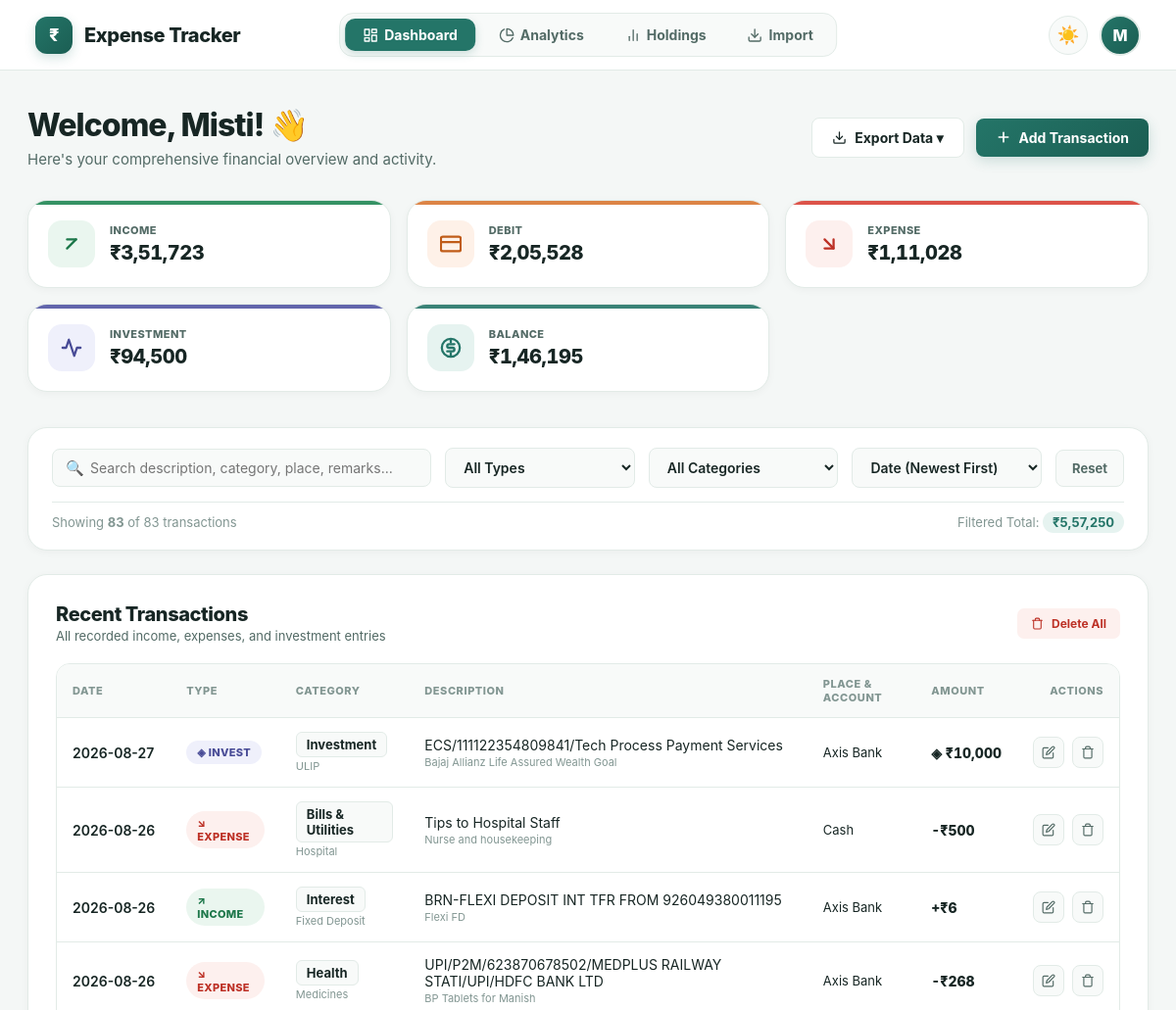
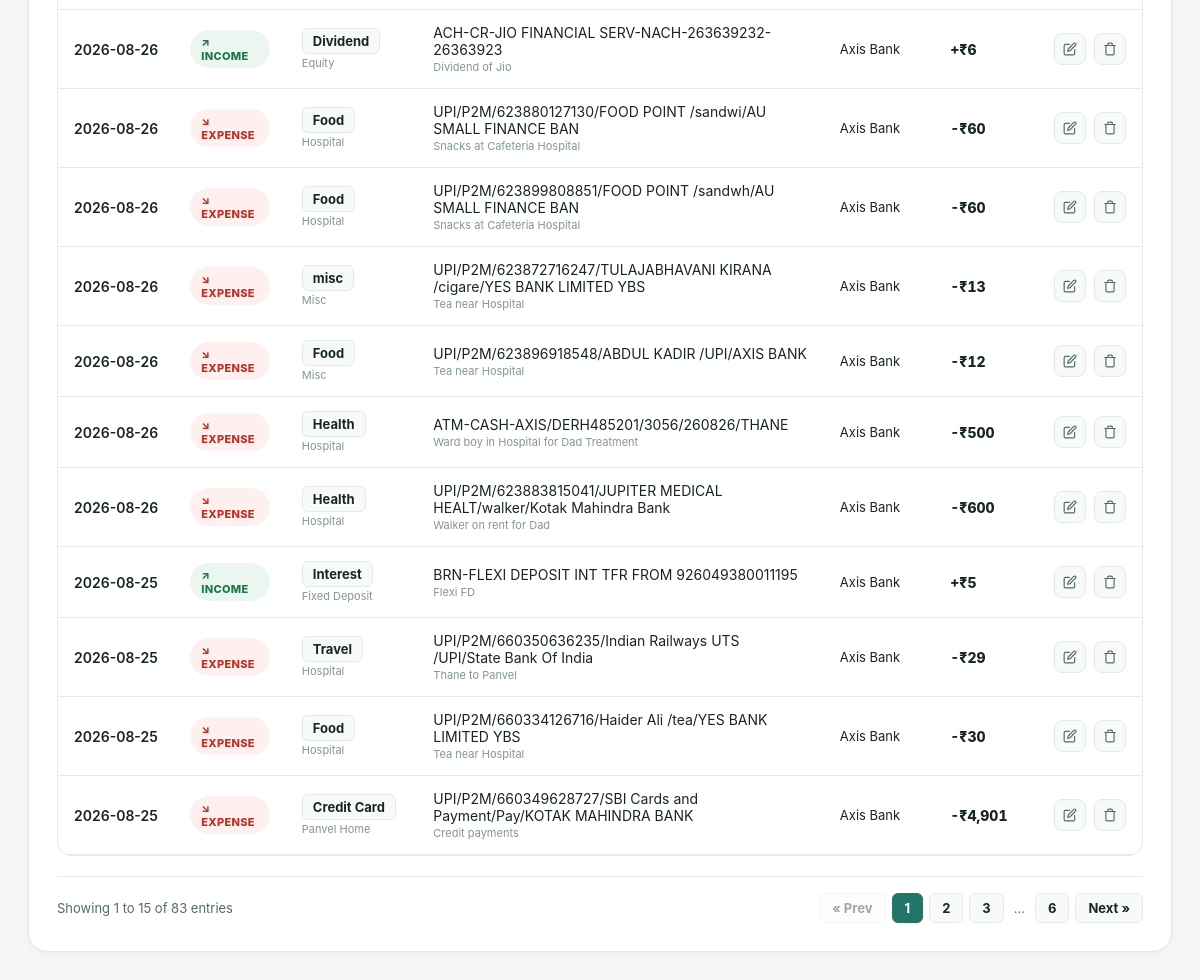
Page / (signed in) on the committed database (2 pictures, top to bottom).
### tables this page shows
CREATE TABLE transactions (
            id INTEGER PRIMARY KEY AUTOINCREMENT,
            date TEXT NOT NULL,
            type TEXT NOT NULL,
            category TEXT NOT NULL,
            subcategory TEXT,
            amount REAL NOT NULL,
            description TEXT
        , user_id INTEGER, account TEXT, remarks TEXT, place TEXT);

### app.py (the view)
@app.route("/")
@login_required
def home():
    conn = get_db()
    user_id = session["user_id"]
    transactions = conn.execute("""
        SELECT *
        FROM transactions
        WHERE user_id = ?
        ORDER BY date DESC, id DESC
    """, (user_id,)).fetchall()
    total_income = conn.execute("""
        SELECT COALESCE(SUM(amount), 0)
        FROM transactions
        WHERE user_id = ?
        AND type = 'Income'
    """, (user_id,)).fetchone()[0]
    total_expenses = conn.execute("""
        SELECT COALESCE(SUM(amount), 0)
        FROM transactions
        WHERE user_id = ?
        AND type = 'Expense'
        AND LOWER(TRIM(category)) NOT IN (
            'investment', 'investments', 'sip', 'mutual fund', 'mutual funds',
            'stocks', 'equity', 'bonds', 'crypto', 'gold', 'insurance',
            'fixed deposit', 'fd', 'ppf', 'nps', 'reit'
        )
    """, (user_id,)).fetchone()[0]
    total_investments = conn.execute("""
        SELECT COALESCE(SUM(amount), 0)
        FROM transactions
        WHERE user_id = ?
        AND (
            type = 'Investment'
            OR (
                type = 'Expense'
                AND LOWER(TRIM(category)) IN (
                    'investment', 'investments', 'sip', 'mutual fund', 'mutual funds',
                    'stocks', 'equity', 'bonds', 'crypto', 'gold', 'insurance',
                    'fixed deposit', 'fd', 'ppf', 'nps', 'reit'
                )
            )
        )
    """, (user_id,)).fetchone()[0]
    total_debit = total_expenses + total_investments
    balance = total_income - total_debit
    categories = [row["category"] for row in conn.execute("""
        SELECT DISTINCT category FROM transactions
        WHERE user_id = ? AND category IS NOT NULL AND TRIM(category) != ''
        ORDER BY category ASC
    """, (user_id,)).fetchall()]
    accounts = [row["account"] for row in conn.execute("""
        SELECT DISTINCT account FROM transactions
        WHERE user_id = ? AND account IS NOT NULL AND TRIM(account) != ''
        ORDER BY account ASC
    """, (user_id,)).fetchall()]
    conn.close()
    today_str = datetime.now().strftime("%Y-%m-%d")
    return render_template(
        "index.html",
        transactions=transactions,
        total_income=float(total_income or 0),
        total_debit=float(total_debit or 0),
        total_expenses=float(total_expenses or 0),
        total_investments=float(total_investments or 0),
        balance=float(balance or 0),
        categories=categories,
        accounts=accounts,
        today=today_str
    )

### app.py (called while the page is built)
def format_indian_currency(value):
    if value is None:
        return "0"
    try:
        num = round(float(value))
    except (ValueError, TypeError):
        return str(value)
    is_negative = num < 0
    num_str = str(abs(num))
    if len(num_str) <= 3:
        res = num_str
    else:
        last_three = num_str[-3:]
        remaining = num_str[:-3]
        groups = []
        while len(remaining) > 2:
            groups.append(remaining[-2:])
            remaining = remaining[:-2]
        if remaining:
            groups.append(remaining)
        groups.reverse()
        res = ",".join(groups) + "," + last_three
    return f"-{res}" if is_negative else res

def get_db():
    conn = sqlite3.connect(DATABASE)
    conn.row_factory = sqlite3.Row
    return conn

def login_required(function):
    @wraps(function)
    def wrapper(*args, **kwargs):
        if "user_id" not in session:
            flash("Please log in to continue.", "info")
            return redirect(url_for("login"))
        return function(*args, **kwargs)
    return wrapper

### templates/index.html (shortened to what this page needs)
<!DOCTYPE html>
<html lang="en">
<head>
    <link rel="stylesheet" href="{{ url_for('static', filename='style.css') }}">
</head>
<body>
    {% include "navbar.html" %}
    <main class="dashboard">
        <div class="dashboard-header">
            <div>
                <h1>Welcome, {{ session.get("name", "there") }}! 👋</h1>
                <p>Here's your comprehensive financial overview and activity.</p>
            </div>
            <div class="header-actions">
                <div class="export-dropdown-wrapper">
                    <button class="btn btn-secondary" type="button">
                        <svg width="15" height="15" viewBox="0 0 24 24" fill="none" stroke="currentColor" stroke-width="2" stroke-linecap="round" stroke-linejoin="round"><path d="M21 15v4a2 2 0 0 1-2 2H5a2 2 0 0 1-2-2v-4"></path><polyline points="7 10 12 15 17 10"></polyline><line x1="12" y1="15" x2="12" y2="3"></line></svg>
                        Export Data ▾
                    </button>
                </div>
                <button class="btn btn-primary" onclick="openAddModal()">
                    <svg width="16" height="16" viewBox="0 0 24 24" fill="none" stroke="currentColor" stroke-width="2.5" stroke-linecap="round" stroke-linejoin="round"><line x1="12" y1="5" x2="12" y2="19"></line><line x1="5" y1="12" x2="19" y2="12"></line></svg>
                    Add Transaction
                </button>
            </div>
        </div>
        <div class="summary-grid">
            <a href="{{ url_for('analytics', type='Income') }}" class="summary-card income-card">
                <div class="summary-icon-box">
                    <svg width="22" height="22" viewBox="0 0 24 24" fill="none" stroke="currentColor" stroke-width="2.5" stroke-linecap="round" stroke-linejoin="round"><line x1="7" y1="17" x2="17" y2="7"></line><polyline points="7 7 17 7 17 7"></polyline></svg>
                </div>
                <div class="summary-info">
                    <span>Income</span>
                    <strong>₹{{ total_income|inr }}</strong>
                </div>
            </a>
            <a href="{{ url_for('analytics', type='Debit') }}" class="summary-card debit-card">
                <div class="summary-icon-box">
                    <svg width="22" height="22" viewBox="0 0 24 24" fill="none" stroke="currentColor" stroke-width="2.5" stroke-linecap="round" stroke-linejoin="round"><rect x="1" y="4" width="22" height="16" rx="2" ry="2"></rect><line x1="1" y1="10" x2="23" y2="10"></line></svg>
                </div>
                <div class="summary-info">
                    <span>Debit</span>
                    <strong>₹{{ total_debit|inr }}</strong>
                </div>
            </a>
            <a href="{{ url_for('analytics', type='Expense') }}" class="summary-card expense-card">
                <div class="summary-icon-box">
                    <svg width="22" height="22" viewBox="0 0 24 24" fill="none" stroke="currentColor" stroke-width="2.5" stroke-linecap="round" stroke-linejoin="round"><line x1="7" y1="7" x2="17" y2="17"></line><polyline points="17 7 17 17 7 17"></polyline></svg>
                </div>
                <div class="summary-info">
                    <span>Expense</span>
                    <strong>₹{{ total_expenses|inr }}</strong>
                </div>
            </a>
            <a href="{{ url_for('analytics', type='Investment') }}" class="summary-card investment-card">
                <div class="summary-icon-box">
                    <svg width="22" height="22" viewBox="0 0 24 24" fill="none" stroke="currentColor" stroke-width="2.5" stroke-linecap="round" stroke-linejoin="round"><polyline points="22 12 18 12 15 21 9 3 6 12 2 12"></polyline></svg>
                </div>
                <div class="summary-info">
                    <span>Investment</span>
                    <strong>₹{{ total_investments|inr }}</strong>
                </div>
            </a>
            <a href="{{ url_for('analytics', type='Debit') }}" class="summary-card balance-card">
                <div class="summary-icon-box">
                </div>
                <div class="summary-info">
                    <span>Balance</span>
                    <strong>₹{{ balance|inr }}</strong>
                </div>
            </a>
        </div>
        <div class="controls-section">
            <div class="controls-grid">
                <div class="search-input-wrapper">
                    <span class="search-icon">🔍</span>
                    <input type="text" id="searchInput" class="search-input" placeholder="Search description, category, place, remarks..." oninput="filterTransactions()">
                </div>
                <select id="typeFilter" class="filter-select" onchange="filterTransactions()">
                    <option value="">All Types</option>
                </select>
                <select id="categoryFilter" class="filter-select" onchange="filterTransactions()">
                    <option value="">All Categories</option>
                </select>
                <select id="sortFilter" class="filter-select" onchange="sortTransactions()">
                    <option value="date-desc">Date (Newest First)</option>
                </select>
                <button type="button" class="filter-reset-btn" onclick="resetFilters()">Reset</button>
            </div>
            <div class="active-filters-bar">
                <span>Showing <strong id="visibleCount">{{ transactions|length }}</strong> of {{ transactions|length }} transactions</span>
                <span id="filteredSumLabel">Filtered Total: <strong id="filteredSum" class="filter-count-badge">₹0</strong></span>
            </div>
        </div>
        <div class="transactions-section">
            <div class="section-header">
                <div>
                    <h2>Recent Transactions</h2>
                    <p>All recorded income, expenses, and investment entries</p>
                </div>
                {% if transactions %}
                <form action="{{ url_for('delete_all_transactions') }}" method="POST" onsubmit="return confirm('⚠️ WARNING: Are you sure you want to delete ALL your transactions? This action cannot be undone.');">
                    <button type="submit" class="btn btn-danger btn-sm">
                        <svg width="13" height="13" viewBox="0 0 24 24" fill="none" stroke="currentColor" stroke-width="2" stroke-linecap="round" stroke-linejoin="round"><polyline points="3 6 5 6 21 6"></polyline><path d="M19 6v14a2 2 0 0 1-2 2H7a2 2 0 0 1-2-2V6m3 0V4a2 2 0 0 1 2-2h4a2 2 0 0 1 2 2v2"></path></svg>
                        Delete All
                    </button>
                </form>
                {% endif %}
            </div>
            {% if transactions %}
            <div class="table-responsive">
                <table class="transaction-table" id="transactionsTable">
                    <thead>
                        <tr>
                            <th>Date</th>
                            <th>Type</th>
                            <th>Category</th>
                            <th>Description</th>
                            <th>Place & Account</th>
                            <th>Amount</th>
                            <th style="text-align: right;">Actions</th>
                        </tr>
                    </thead>
                    <tbody id="transactionTbody">
                        {% for tx in transactions %}
                        <tr class="tx-row"
                            data-id="{{ tx['id'] }}"
                            data-date="{{ tx['date'] }}"
                            data-type="{{ tx['type'] }}"
                            data-category="{{ tx['category'] }}"
                            data-subcategory="{{ tx['subcategory'] or '' }}"
                            data-amount="{{ tx['amount'] }}"
                            data-description="{{ tx['description'] or '' }}"
                            data-place="{{ tx['place'] or '' }}"
                            data-account="{{ tx['account'] or '' }}"
                            data-remarks="{{ tx['remarks'] or '' }}">
                            <td class="date-cell">{{ tx["date"] }}</td>
                            <td>
                                <span class="type-badge {% if tx['type'] == 'Income' %}type-income{% elif tx['type'] == 'Investment' %}type-investment{% else %}type-expense{% endif %}">
                                    {% if tx['type'] == 'Income' %}↗ Income{% elif tx['type'] == 'Investment' %}◈ Invest{% else %}↘ Expense{% endif %}
                                </span>
                            </td>
                            <td>
                                <span class="category-tag">{{ tx["category"] }}</span>
                                {% if tx["subcategory"] %}
                                <span class="subcategory-hint">{{ tx["subcategory"] }}</span>
                                {% endif %}
                            </td>
                            <td>
                                <div>{{ tx["description"] or "—" }}</div>
                                {% if tx["remarks"] %}
                                <div style="font-size: 11px; color: var(--text-muted); margin-top: 2px;">{{ tx["remarks"] }}</div>
                                {% endif %}
                            </td>
                            <td>
                                <div style="font-size: 13px;">{{ tx["account"] or "—" }}</div>
                            </td>
                            <td class="amount-cell {% if tx['type'] == 'Income' %}amount-income{% elif tx['type'] == 'Investment' %}amount-investment{% else %}amount-expense{% endif %}">
                                {% if tx['type'] == 'Income' %}+{% elif tx['type'] == 'Investment' %}◈ {% else %}-{% endif %}₹{{ tx["amount"]|inr }}
                            </td>
                            <td>
                                <div class="actions-cell">
                                    <button class="action-btn edit-btn" title="Edit Transaction" type="button" onclick="openEditModal(this.closest('.tx-row'))">
                                        <svg width="14" height="14" viewBox="0 0 24 24" fill="none" stroke="currentColor" stroke-width="2" stroke-linecap="round" stroke-linejoin="round"><path d="M11 4H4a2 2 0 0 0-2 2v14a2 2 0 0 0 2 2h14a2 2 0 0 0 2-2v-7"></path><path d="M18.5 2.5a2.121 2.121 0 0 1 3 3L12 15l-4 1 1-4 9.5-9.5z"></path></svg>
                                    </button>
                                    <form action="{{ url_for('delete_transaction', transaction_id=tx['id']) }}" method="POST" onsubmit="return confirm('Delete this transaction (₹{{ tx['amount']|round|int }} - {{ tx['category'] }})?');">
                                        <button type="submit" class="action-btn delete-btn" title="Delete Transaction">
                                            <svg width="14" height="14" viewBox="0 0 24 24" fill="none" stroke="currentColor" stroke-width="2" stroke-linecap="round" stroke-linejoin="round"><polyline points="3 6 5 6 21 6"></polyline><path d="M19 6v14a2 2 0 0 1-2 2H7a2 2 0 0 1-2-2V6m3 0V4a2 2 0 0 1 2-2h4a2 2 0 0 1 2 2v2"></path></svg>
                                        </button>
                                    </form>
                                </div>
                            </td>
                        </tr>
                        {% endfor %}
                    </tbody>
                </table>
            </div>
            <div class="pagination-bar" id="paginationBar">
                <span id="paginationInfo">Showing 1 to 15 entries</span>
                <div class="pagination-controls" id="paginationControls"></div>
            </div>
            {% endif %}
        </div>
    </main>
</body>
</html>

### rows in the picture
transactions: date "2026-08-27", type "◈ INVEST", category "Investment", subcategory "ULIP", description "ECS/111122354809841/Tech Process Payment Services", remarks "Bajaj Allianz Life Assured Wealth Goal", account "Axis Bank", amount|inr "10,000"
transactions: date "2026-08-26", type "↘ EXPENSE", category "Bills & Utilities", subcategory "Hospital", description "Tips to Hospital Staff", remarks "Nurse and housekeeping", account "Cash", amount|inr "500"
transactions: date "2026-08-26", type "↗ INCOME", category "Interest", subcategory "Fixed Deposit", description "BRN-FLEXI DEPOSIT INT TFR FROM 926049380011195", remarks "Flexi FD", account "Axis Bank", amount|inr "6"
transactions: date "2026-08-26", type "↘ EXPENSE", category "Health", subcategory "Medicines", description "UPI/P2M/623870678502/MEDPLUS RAILWAY STATI/UPI/HDFC BANK LTD", remarks "BP Tablets for Manish", account "Axis Bank", amount|inr "268"
transactions: date "2026-08-26", type "↗ INCOME", category "Dividend", subcategory "Equity", description "ACH-CR-JIO FINANCIAL SERV-NACH-263639232-26363923", remarks "Dividend of Jio", account "Axis Bank", amount|inr "6"
transactions: date "2026-08-26", type "↘ EXPENSE", category "Food", subcategory "Hospital", description "UPI/P2M/623880127130/FOOD POINT /sandwi/AU SMALL FINANCE BAN", remarks "Snacks at Cafeteria Hospital", account "Axis Bank", amount|inr "60"
transactions: date "2026-08-26", type "↘ EXPENSE", category "Food", subcategory "Hospital", description "UPI/P2M/623899808851/FOOD POINT /sandwh/AU SMALL FINANCE BAN", remarks "Snacks at Cafeteria Hospital", account "Axis Bank", amount|inr "60"
transactions: date "2026-08-26", type "↘ EXPENSE", category "misc", subcategory "Misc", description "UPI/P2M/623872716247/TULAJABHAVANI KIRANA /cigare/YES BANK LIMITED YBS", remarks "Tea near Hospital", account "Axis Bank", amount|inr "13"
transactions: date "2026-08-26", type "↘ EXPENSE", category "Food", subcategory "Misc", description "UPI/P2M/623896918548/ABDUL KADIR /UPI/AXIS BANK", remarks "Tea near Hospital", account "Axis Bank", amount|inr "12"
transactions: date "2026-08-26", type "↘ EXPENSE", category "Health", subcategory "Hospital", description "ATM-CASH-AXIS/DERH485201/3056/260826/THANE", remarks "Ward boy in Hospital for Dad Treatment", account "Axis Bank", amount|inr "500"
transactions: date "2026-08-26", type "↘ EXPENSE", category "Health", subcategory "Hospital", description "UPI/P2M/623883815041/JUPITER MEDICAL HEALT/walker/Kotak Mahindra Bank", remarks "Walker on rent for Dad", account "Axis Bank", amount|inr "600"
transactions: date "2026-08-25", type "↗ INCOME", category "Interest", subcategory "Fixed Deposit", description "BRN-FLEXI DEPOSIT INT TFR FROM 926049380011195", remarks "Flexi FD", account "Axis Bank", amount|inr "5"
transactions: date "2026-08-25", type "↘ EXPENSE", category "Travel", subcategory "Hospital", description "UPI/P2M/660350636235/Indian Railways UTS /UPI/State Bank Of India", remarks "Thane to Panvel", account "Axis Bank", amount|inr "29"
transactions: date "2026-08-25", type "↘ EXPENSE", category "Food", subcategory "Hospital", description "UPI/P2M/660334126716/Haider Ali /tea/YES BANK LIMITED YBS", remarks "Tea near Hospital", account "Axis Bank", amount|inr "30"
transactions: date "2026-08-25", type "↘ EXPENSE", category "Credit Card", subcategory "Panvel Home", description "UPI/P2M/660349628727/SBI Cards and Payment/Pay/KOTAK MAHINDRA BANK", remarks "Credit payments", account "Axis Bank", amount|inr "4,901"

### other values in the picture
{{ session.get("name", "U")[0]|upper }} "M"
{{ session.get("name", "there") }} "Misti"
{{ total_income|inr }} "3,51,723"
{{ total_debit|inr }} "2,05,528"
{{ total_expenses|inr }} "1,11,028"
{{ total_investments|inr }} "94,500"
{{ balance|inr }} "1,46,195"
{{ transactions|length }} "83"
